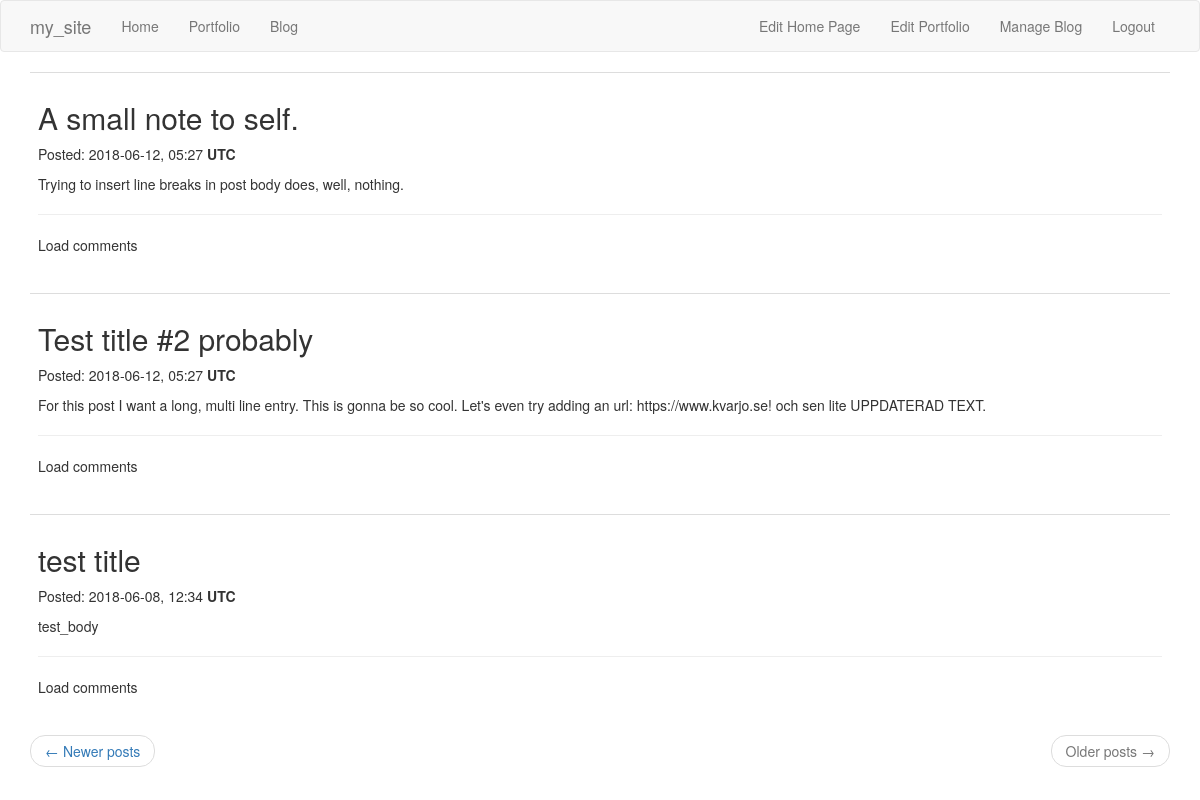
Screenshot of /blog?page=2 (signed in) with the database file from the repository.
### app/models.py (models this page shows, shortened)
class BlogPost(db.Model):
    id = db.Column(db.Integer, primary_key=True)
    title = db.Column(db.String(100))
    body = db.Column(db.String(1000))
    timestamp = db.Column(db.DateTime, index=True, default=datetime.utcnow)
    comments = db.relationship('BlogComment', backref='blog_post',
                               lazy='dynamic')
    last_edit = db.Column(db.DateTime, index=True)

### app/routes.py (the view, shortened to what this page needs)
@app.route('/', methods=['GET', 'POST'])  # change '/' to actual home
@app.route('/blog', methods=['GET', 'POST'])
def index():
    form = BlogCommentForm()
    page = request.args.get('page', 1, type=int)
    posts = BlogPost.query.order_by(BlogPost.timestamp.desc()).paginate(
        page, app.config['POSTS_PER_PAGE'], False)
    next_url = url_for('index', page=posts.next_num) \
        if posts.has_next else None
    prev_url = url_for('index', page=posts.prev_num) \
        if posts.has_prev else None
    comments = BlogComment.query.all()
    return render_template('index.html', title='Home', posts=posts.items,
                           next_url=next_url, prev_url=prev_url, form=form,
                           comments=comments)

### app/models.py (called while the page is built)
@login.user_loader
def load_user(id):
    return User.query.get(int(id))  # id is str so needs typecasting to int

### app/templates/index.html
{% extends "base.html" %}
{% import 'bootstrap/wtf.html' as wtf %}
{% block app_content %}
    {% for post in posts %}
    {% include '_blogpost.html' %}
    {% endfor %}
    <nav aria-label="...">
        <ul class="pager">
            <li class="previous{% if not prev_url %} disabled{% endif %}">
                <a href="{{ prev_url or '#' }}">
                    <span aria-hidden="true">&larr;</span> Newer posts
                </a>
            </li>
            <li class="next{% if not next_url %} disabled{% endif %}">
                <a href="{{ next_url or '#' }}">
                    Older posts <span aria-hidden="true">&rarr;</span>
                </a>
            </li>
        </ul>
    </nav>
{% endblock %}

### app/templates/_blogpost.html (shortened to what this page needs)
<table class="table table-hover">
    <tr>
        <td>
            <div>
                <h2>{{ post.title }}</h2>
                <p>
                    Posted:
                    {{ post.timestamp.strftime("%Y-%m-%d, %H:%M") }} <b>UTC</b>
                </p>
                <p>{{ post.body }}</p>
            </div>
            <div>
                {% include '_comment.html' %}
            </div>
        </td>
    </tr>
</table>

### app/templates/_comment.html (shortened to what this page needs)
<hr>
<p class="load_comments">Load comments</p>

### rows the page displays
BlogPost: title "A small note to self.", timestamp "2018-06-12, 05:27", body "Trying to insert line breaks in post body does, well, nothing."
BlogPost: title "Test title #2 probably", timestamp "2018-06-12, 05:27", body "For this post I want a long, multi line entry. This is gonna be so cool. Let's even try adding an url: https://www.kvarjo.se! och sen lite UPPDATERAD TEXT."
BlogPost: title "test title", timestamp "2018-06-08, 12:34", body "test_body"
